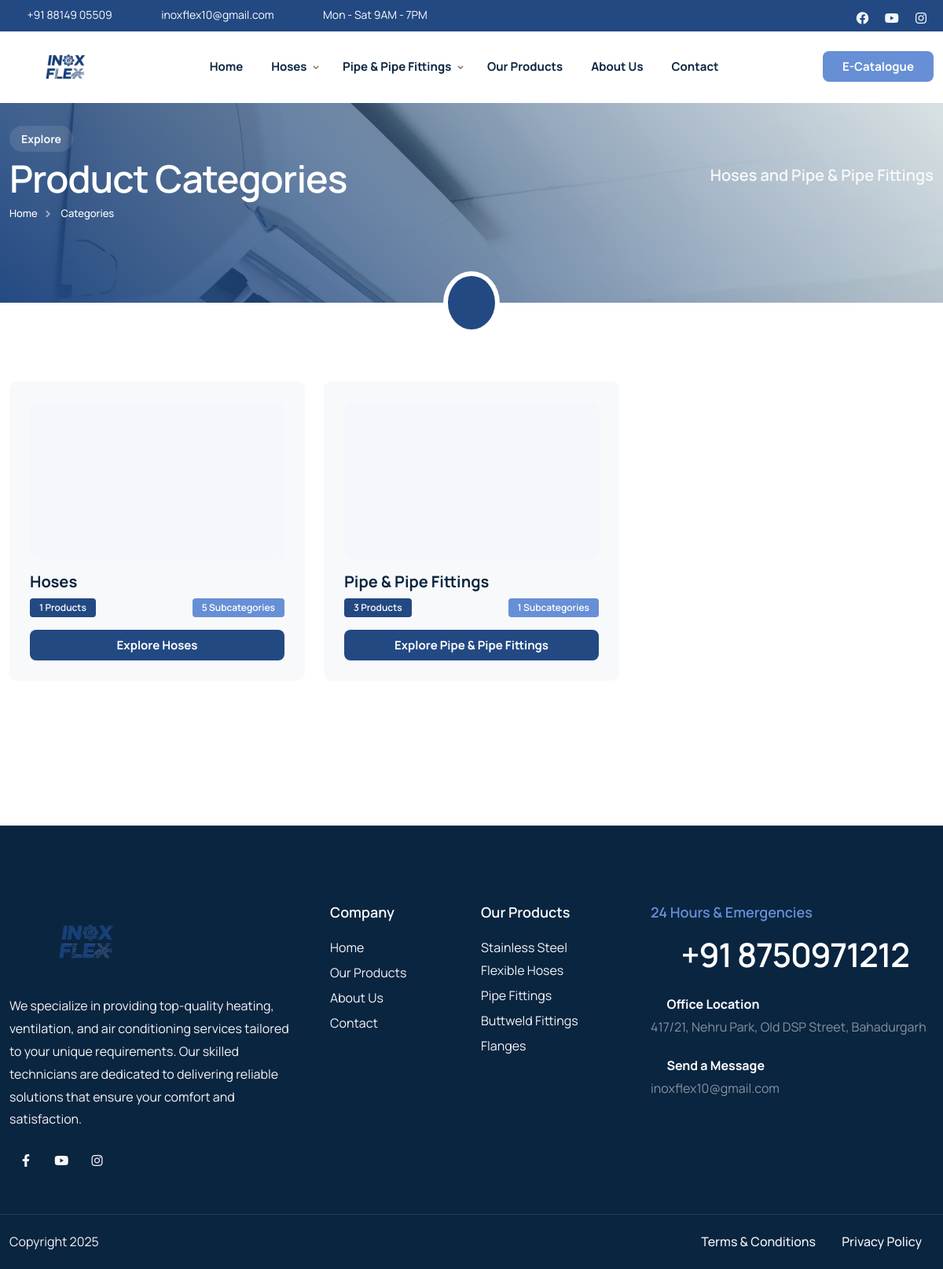
Page /categories/ on the committed database.
### home/models.py (models this page shows, shortened)
class Category(models.Model):
    name = models.CharField(max_length=100)
    slug = models.SlugField(blank=True, null=True)
    description = RichTextField(blank=True, null=True)
    image = models.ImageField(upload_to='categories/', blank=True, null=True)
    status = models.BooleanField(default=True)
    created_at = models.DateTimeField(auto_now_add=True)
    updated_at = models.DateTimeField(auto_now=True)

class Product(models.Model):
    name = models.CharField(max_length=100)
    slug = models.SlugField(blank=True, null=True)
    description = RichTextField(blank=True, null=True)
    image = models.ImageField(upload_to='products/', blank=True, null=True)
    image_url = models.URLField(max_length=500, blank=True, null=True, help_text="Alternative: Use image URL instead of uploading")
    price = models.DecimalField(max_digits=10, decimal_places=2)
    category = models.ForeignKey(Category, on_delete=models.CASCADE, related_name='products')
    status = models.BooleanField(default=True)
    created_at = models.DateTimeField(auto_now_add=True)
    updated_at = models.DateTimeField(auto_now=True)

### home/views.py (the view)
# urls.py: path('categories/', views.category_list, name='category_list'),
def category_list(request):
    categories = Category.objects.filter(status=True)
    context = {
        'categories': categories,
    }
    return render(request, 'categories/list.html', context)

### home/context_processors.py (called while the page is built)
def categories(request):
    categories = Category.objects.filter(status=True).prefetch_related('subcategories')
    products = Product.objects.filter(status=True).select_related('category')
    site_settings = SiteSettings.load()
    return {
        'categories': categories,
        'products': products,
        'site_settings': site_settings,
    }

### home/models.py (called while the page is built)
    @classmethod
    def load(cls):
        obj, _ = cls.objects.get_or_create(pk=1)
        return obj

### templates/categories/list.html (shortened to what this page needs)
{% load static %}
<!DOCTYPE html>
<html lang="en">
{% include "head.html" %}
<body>
    <div id="wrapper">
        {% include "header.html" %}
        <div class="no-bottom no-top" id="content">
            <section id="subheader" class="jarallax text-light">
                <img src="{% static 'images/background/11.webp' %}" class="jarallax-img" alt="">
                <div class="container relative z-index-1000">
                    <div class="row align-items-center">
                        <div class="col-lg-6">
                            <div class="subtitle s2 bg-color text-light wow fadeInUp mb-2">Explore</div>
                            <h1>Product Categories</h1>
                            <ul class="crumb">
                                <li><a href="{% url 'homepage' %}">Home</a></li>
                                <li class="active">Categories</li>
                            </ul>
                        </div>
                        <div class="col-lg-6 text-lg-end">
                            <div class="fs-20 fw-600 no-bottom sm-hide">Hoses and Pipe & Pipe Fittings</div>
                        </div>
                    </div>
                </div>
                <div class="de-overlay"></div>
            </section>
            <div class="bg-color relative z-index-1000 mt-40 mb40">
                <div class="border-white-6 text-center bg-color text-white w-84px h-80px p-3 circle absolute abs-center sm-hide" alt="">
                    <i class="icofont-list fs-36"></i>
                </div>
            </div>
            <section>
                <div class="container">
                    <div class="row g-4">
                        {% if categories %}
                            {% for category in categories %}
                            <div class="col-lg-4 col-md-6">
                                <a href="{% url 'category_detail' slug=category.slug %}" class="text-decoration-none">
                                    <div class="category-card bg-light p-4 rounded-10 h-100">
                                        {% if category.image %}
                                            <img src="{{ category.image.url }}" class="img-fluid rounded-10 mb-3" alt="{{ category.name }}" style="height: 200px; width: 100%; object-fit: cover;">
                                        {% else %}
                                            <div class="category-icon-placeholder bg-color-3 rounded-10 mb-3 d-flex align-items-center justify-content-center" style="height: 200px;">
                                                <i class="icofont-box fs-48 text-muted"></i>
                                            </div>
                                        {% endif %}
                                        <h4 class="mb-2">{{ category.name }}</h4>
                                        <div class="d-flex justify-content-between align-items-center">
                                            <span class="badge bg-color text-white">
                                                {{ category.products.count }} Products
                                            </span>
                                            {% if category.subcategories.count > 0 %}
                                            <span class="badge bg-color-2 text-white">
                                                {{ category.subcategories.count }} Subcategories
                                            </span>
                                            {% endif %}
                                        </div>
                                        <div class="mt-3">
                                            <span class="btn-main btn-sm w-100">Explore {{ category.name }}</span>
                                        </div>
                                    </div>
                                </a>
                            </div>
                            {% endfor %}
                        {% else %}
                            <div class="col-12 text-center py-5">
                                <i class="icofont-box fs-48 text-muted mb-3"></i>
                                <h4>No categories available.</h4>
                                <p class="text-muted">Please check back later.</p>
                            </div>
                        {% endif %}
                        <div class="spacer-double"></div>
                    </div>
                </div>
            </section>
        </div>
        {% include "footer.html" %}
    </div>
</body>
</html>

### templates/header.html (shortened to what this page needs)
{% load static %}
<header class="header-light scroll-light has-topbar">
    <div id="topbar">
        <div class="container">
            <div class="row">
                <div class="col-lg-12">
                    <div class="d-flex justify-content-between xs-hide">
                        <div class="header-widget d-flex">
                            <div class="topbar-widget"><a href="tel:+918814905509"><i class="icofont-phone"></i>+91 88149 05509</a></div>
                            <div class="topbar-widget"><a href="mailto:inoxflex10@gmail.com"><i class="icofont-envelope"></i>inoxflex10@gmail.com</a></div>
                            <div class="topbar-widget"><a href="#"><i class="icofont-wall-clock"></i>Mon - Sat 9AM - 7PM</a></div>
                        </div>
                        <div class="d-flex align-items-center">
                            <div class="social-icons">
                                {% if site_settings.facebook_url %}
                                <a href="{{ site_settings.facebook_url }}" target="_blank" rel="noopener noreferrer"><i class="fa-brands fa-facebook fa-lg"></i></a>
                                {% endif %}
                                {% if site_settings.youtube_url %}
                                <a href="{{ site_settings.youtube_url }}" target="_blank" rel="noopener noreferrer"><i class="fa-brands fa-youtube fa-lg"></i></a>
                                {% endif %}
                                {% if site_settings.instagram_url %}
                                <a href="{{ site_settings.instagram_url }}" target="_blank" rel="noopener noreferrer"><i class="fa-brands fa-instagram fa-lg"></i></a>
                                {% endif %}
                            </div>
                        </div>
                    </div>
                </div>
            </div>
        </div>
    </div>
    <div class="container">
        <div class="row">
            <div class="col-md-12">
                <div class="de-flex sm-pt10">
                    <div class="de-flex-col">
                        <div id="logo">
                            <a href="{% url 'homepage' %}">
                                <img class="logo-main" src="{% static 'images/logo/logo.png' %}" alt="Inox Flex" width="200" height="70" style="object-fit: contain;">
                            </a>
                        </div>
                    </div>
                    <div class="de-flex-col header-col-mid">
                        <ul id="mainmenu">
                            <li><a class="menu-item" href="{% url 'homepage' %}">Home</a></li>
                            {% for category in categories %}
                            <li><a class="menu-item" href="{% url 'category_detail' slug=category.slug %}">{{ category.name }}</a>
                            </li>
                            {% endfor %}
                            <li><a class="menu-item" href="{% url 'product_list' %}">Our Products</a></li>
                            <li><a class="menu-item" href="{% url 'about' %}">About Us</a></li>
                            <li><a class="menu-item" href="{% url 'contact' %}">Contact</a></li>
                        </ul>
                    </div>
                    <div class="de-flex-col">
                        <div class="menu_side_area">
                            <a href="{% static 'file/INOX FLEX.pdf' %}" class="btn-main bg-color-2 e-catalogue-btn" target="_blank">E-Catalogue</a>
                        </div>
                    </div>
                </div>
            </div>
        </div>
    </div>
</header>

### templates/footer.html (shortened to what this page needs)
{% load static %}
<footer class="section-dark">
    <div class="container">
        <div class="row gx-5">
            <div class="col-lg-4 col-sm-6">
                <img src="{% static "images/logo/logo.png" %}" alt="" width="200">
                <div class="spacer-20"></div>
                <p>We specialize in providing top-quality heating, ventilation, and air conditioning services tailored to your unique requirements. Our skilled technicians are dedicated to delivering reliable solutions that ensure your comfort and satisfaction.</p>
                <div class="social-icons mb-sm-30">
                    {% if site_settings.facebook_url %}
                    <a href="{{ site_settings.facebook_url }}" target="_blank" rel="noopener noreferrer"><i class="fa-brands fa-facebook-f"></i></a>
                    {% endif %}
                    {% if site_settings.youtube_url %}
                    <a href="{{ site_settings.youtube_url }}" target="_blank" rel="noopener noreferrer"><i class="fa-brands fa-youtube"></i></a>
                    {% endif %}
                    {% if site_settings.instagram_url %}
                    <a href="{{ site_settings.instagram_url }}" target="_blank" rel="noopener noreferrer"><i class="fa-brands fa-instagram"></i></a>
                    {% endif %}
                </div>
            </div>
            <div class="col-lg-4 col-sm-12 order-lg-1 order-sm-2">
                <div class="row">
                    <div class="col-lg-6 col-sm-6">
                        <div class="widget">
                            <h5>Company</h5>
                            <ul>
                                <li><a href="/">Home</a></li>
                                <li><a href="/products">Our Products</a></li>
                                <li><a href="/about">About Us</a></li>
                                <li><a href="/contact">Contact</a></li>
                            </ul>
                        </div>
                    </div>
                    <div class="col-lg-6 col-sm-6">
                        <div class="widget">
                            <h5>Our Products</h5>
                            <ul>
                                {% for product in products %}
                                <li><a href="{% url 'product_detail' category_slug=product.category.slug product_slug=product.slug %}">{{ product.name }}</a></li>
                                {% empty %}
                                <li><a href="{% url 'product_list' %}">View All Products</a></li>
                                {% endfor %}
                            </ul>
                        </div>
                    </div>
                </div>
            </div>
            <div class="col-lg-4 col-sm-6 order-lg-2 order-sm-1">
                <div class="widget">
                    <h5 class="id-color-2">24 Hours &amp; Emergencies</h5>
                    <h2 class="jarallax mb0 wow fadeInUp" data-wow-delay=".2s">
                        <a href="tel:+918750971212" class="text-decoration-none text-white hover-color-2">
                            <i class="icofont-phone-circle id-color-2"></i> +91 8750971212
                        </a>
                    </h2>
                    <div class="spacer-20"></div>
                    <div class="fw-bold text-white"><i class="icofont-location-pin me-2 id-color-2"></i>Office Location</div>
                    <a href="https://www.google.com/maps/search/?api=1&query=417/21,+Nehru+Park,+Old+DSP+Street,+Bahadurgarh" target="_blank" class="text-decoration-none text-white-50 hover-color-2">
                        417/21, Nehru Park, Old DSP Street, Bahadurgarh
                    </a>
                    <div class="spacer-20"></div>
                    <div class="fw-bold text-white"><i class="icofont-envelope me-2 id-color-2"></i>Send a Message</div>
                    <a href="mailto:inoxflex10@gmail.com" class="text-decoration-none text-white-50 hover-color-2">
                        inoxflex10@gmail.com
                    </a>
                </div>
            </div>
        </div>
    </div>
    <div class="subfooter">
        <div class="container">
            <div class="row">
                <div class="col-md-12">
                    <div class="de-flex">
                        <div class="de-flex-col">
                            Copyright 2025
                        </div>
                        <ul class="menu-simple">
                            <li><a href="{% url 'terms' %}">Terms &amp; Conditions</a></li>
                            <li><a href="{% url 'privacy' %}">Privacy Policy</a></li>
                        </ul>
                    </div>
                </div>
            </div>
        </div>
    </div>
</footer>

### static/css/colors/scheme-01.css (style rules this page uses)
:root { --primary-color: #234982; --primary-color-rgb: 35, 73, 130; --secondary-color: #678fd5; --secondary-color-rgb: 103, 143, 213; --tertiary-color: #F4F7FB; --tertiary-color-rgb: 244, 247, 251; }

### templates/header.html (style rules this page uses)
.topbar-widget a[href^="tel"], .topbar-widget a[href^="mailto"] { transition: all 0.3s ease; position: relative; }
#logo img { max-height: 70px; width: auto; height: auto; transition: all 0.3s ease; }
#logo { display: flex; align-items: center; padding: 10px 0; }
#logo a { display: flex; align-items: center; }
body { top: 0 !important; }

### templates/footer.html (style rules this page uses)
.hover-color-2 { transition: color 0.3s ease, opacity 0.3s ease; }
footer .widget a[href*="google.com/maps"] { display: inline-block; position: relative; }
footer .widget a[href^="mailto"] { display: inline-block; }
footer a[href^="tel"], footer a[href^="mailto"], footer a[href*="maps"] { cursor: pointer; }

### templates/categories/list.html (style rules this page uses)
.category-card { transition: all 0.3s ease; border: 2px solid transparent; position: relative; overflow: hidden; }
.category-card::before { content: ''; position: absolute; top: 0; left: -100%; width: 100%; height: 100%; background: linear-gradient(90deg, transparent, rgba(74, 158, 255, 0.1), transparent); transition: left 0.5s ease; }
.badge { font-size: 12px; padding: 6px 12px; font-weight: 600; }

### rows in the picture
Category: name "Hoses", products.count "1", subcategories.count "5"
Category: name "Pipe & Pipe Fittings", products.count "3", subcategories.count "1"
Product: name "Stainless Steel Flexible Hoses"
Product: name "Pipe Fittings"
Product: name "Buttweld Fittings"
Product: name "Flanges"
